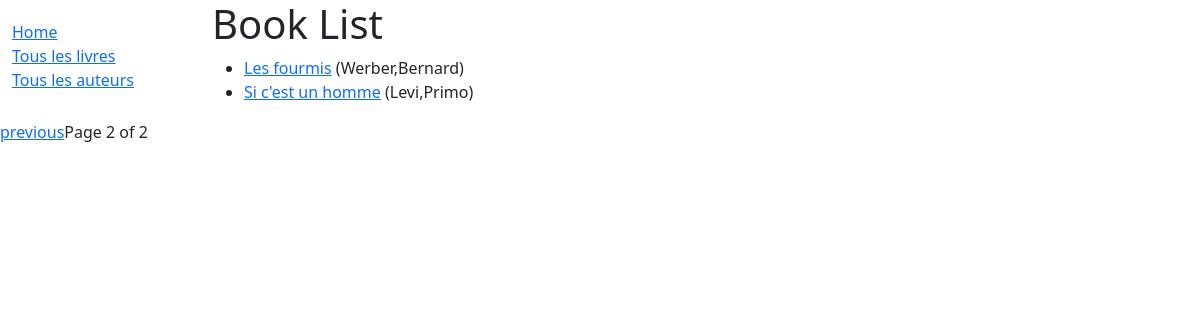
The app's page /catalog/books/?page=2 with its own data.
### catalog/models.py (models this page shows, shortened)
class Book(models.Model):
    title=models.CharField(max_length=200)
    author=models.ForeignKey('Author',on_delete=models.SET_NULL,null=True)
    summary=models.TextField(max_length=1000,help_text='Enter a brief description of the book')
    isbn=models.CharField('ISBN',max_length=13,help_text='13 Characters <a href="https://www.isbn-international.org/content/what-isbn">ISBN number</a>')
    genre=models.ManyToManyField(Genre,help_text='Select a genre for this book')
    language=models.ForeignKey(Language,on_delete=models.SET_NULL, null=True)
    class Meta:
        ordering=['title','author']
    def display_genre(self):
        """Create a string for the Genre.this is required to display genre in Admin."""
        return ','.join(genre.name for genre in self.genre.all()[:3])
    display_genre.short_description='Genre'
    def get_absolute_url(self):
        return reverse('book-detail',args=[str(self.id)])

class Author(models.Model):
    first_name=models.CharField(max_length=100)
    last_name=models.CharField(max_length=100)
    date_of_birth=models.DateField(null=True,blank=True)
    date_of_death=models.DateField('Died',null=True,blank=True)
    class Meta:
        ordering=['last_name','first_name']
    def __str__(self):
        return f'{self.last_name},{self.first_name}'

### catalog/views.py (the view)
# urls.py: path('books/',views.BookListView.as_view(),name='books'),
class BookListView(generic.ListView):
    model=Book
    paginate_by=2

### catalog/templates/catalog/book_list.html
{% extends "base_generic.html" %}
{% block content %}
<h1>Book List</h1>
{% if book_list %}
<ul>
    {% for book in book_list %}
    <li>
        <a href="{{book.get_absolute_url}}">{{book.title}}</a>
        ({{book.author}})
    </li>
    {% endfor %}
</ul>
{% else %}
<p>There are no books in the library</p>
{% endif %}
{% endblock %}

### records on screen
Book: title "Les fourmis", author "Werber,Bernard"
Book: title "Si c'est un homme", author "Levi,Primo"

### other values on screen
{{ page_obj.number }} "2"
{{ page_obj.paginator.num_pages }} "2"
